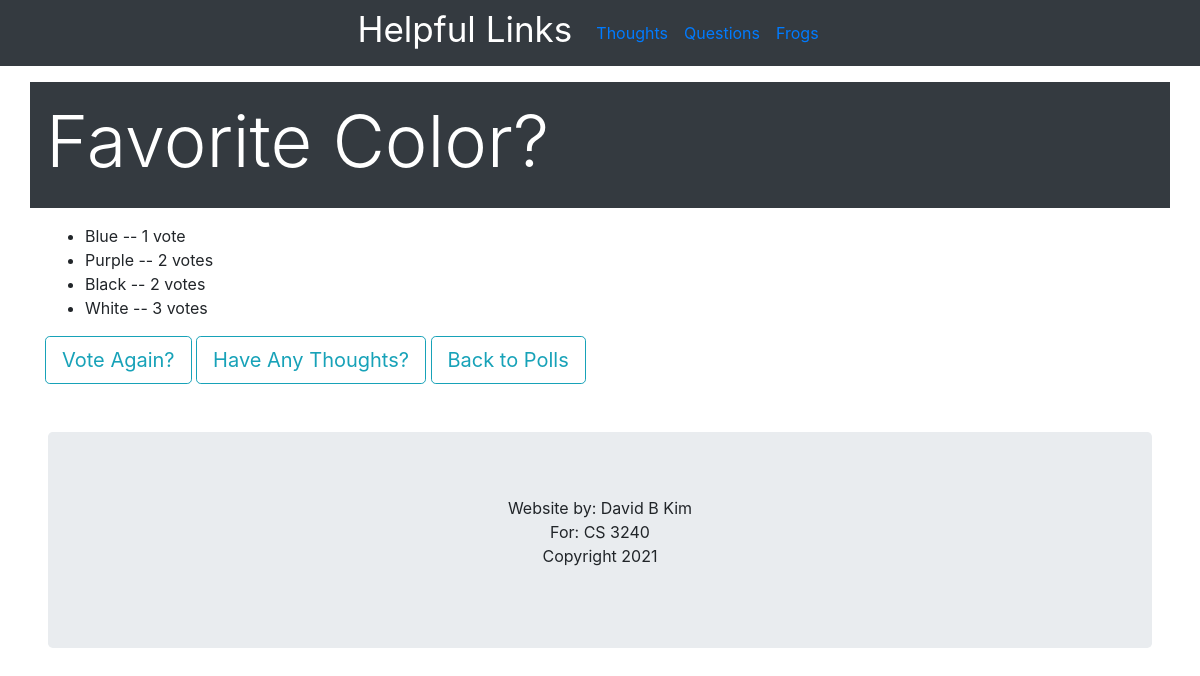
Before: /polls/2/results/ with the older database file.
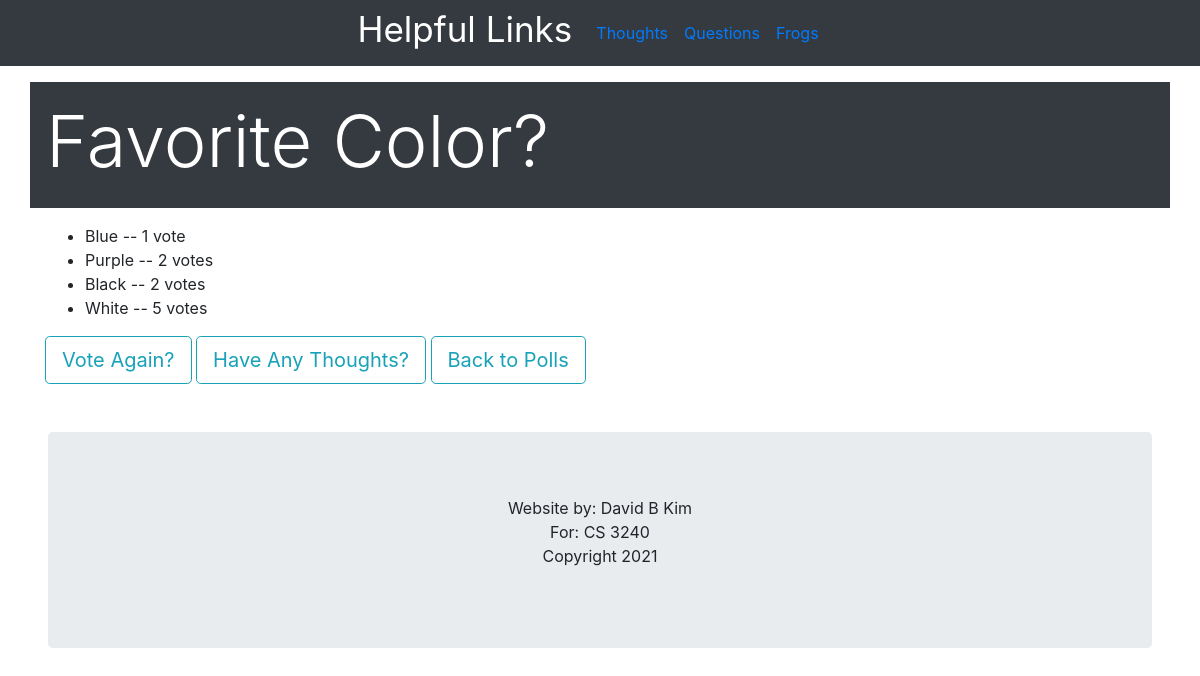
After: the same page with the newer database file.
### polls/models.py (models this page shows, shortened)
class Choice(models.Model):
    question = models.ForeignKey(Question, on_delete=models.CASCADE)
    choice_text = models.CharField(max_length=200)
    votes = models.IntegerField(default=0)

### polls/views.py (the view)
# urls.py: path('polls/<int:pk>/results/', views.ResultsView.as_view(), name='results'),
class ResultsView(generic.DetailView):
    model = Question
    template_name = 'polls/results.html'

### polls/templates/polls/results.html (shortened to what this page needs)
{% load bootstrap4 %}
{% bootstrap_css %}
{% load static %}
<nav class="navbar navbar-expand-sm bg-dark justify-content-center">
    <h1 class="display-5 text-white"><small>Helpful Links</small></h1>
  <ul class="navbar-nav px-3">
    <li class="nav-item">
      <a class="nav-link" href="https://en.wikipedia.org/wiki/Thought" target="_blank">Thoughts</a>
    </li>
    <li class="nav-item">
      <a class="nav-link" href="https://en.wikipedia.org/wiki/Question" target="_blank">Questions</a>
    </li>
    <li class="nav-item">
      <a class="nav-link" href="https://www.amnh.org/exhibitions/frogs-a-chorus-of-colors/frog-fun-facts" target="_blank">Frogs</a>
    </li>
  </ul>
</nav>
<div class="container p-3 my-3 bg-dark text-white">
  <h1 class="display-3">{{question.question_text}}</h1>
 </div>
<div class = "container">
<ul>
{% for choice in question.choice_set.all %}
    <li>{{ choice.choice_text }} -- {{ choice.votes }} vote{{ choice.votes|pluralize }}</li>
{% endfor %}
</ul>
    <a href="{% url 'polls:detail' question.id %}" class="btn btn-outline-info btn-lg" role="button">Vote Again?</a>
    <a href="{% url 'polls:post_thought' %}" class="btn btn-outline-info btn-lg" role="button">Have Any Thoughts?</a>
    <a href="{% url 'polls:index' %}" class="btn btn-outline-info btn-lg" role="button">Back to Polls</a>
    </div>
<div class="jumbotron m-5 text-center" style="margin-bottom:0">
  <p>Website by: David B Kim <br> For: CS 3240<br> Copyright 2021</p>
</div>

Changed rows visible on the page:
changed Choice "White": votes "3" → "5"
